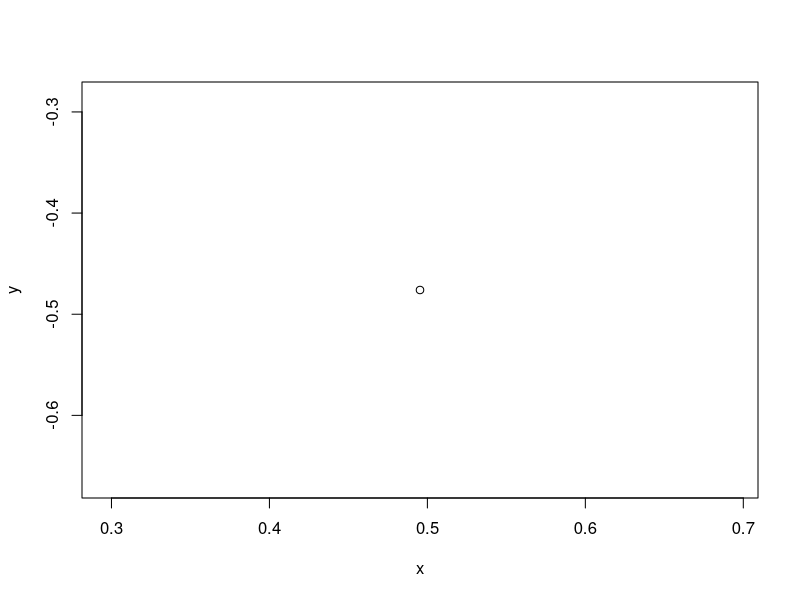
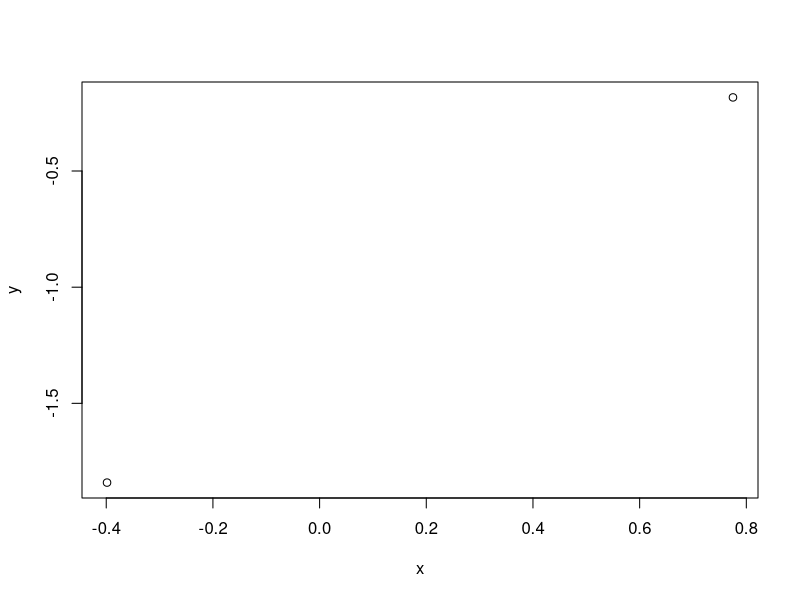
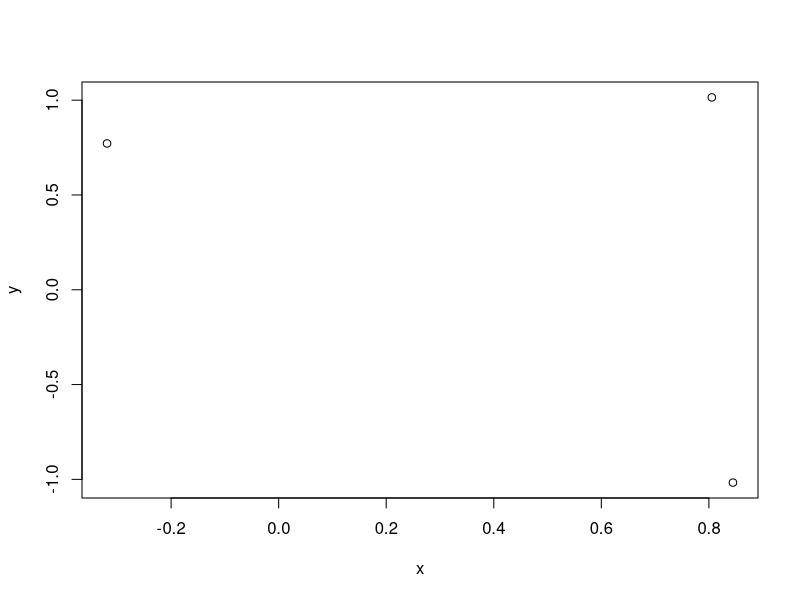
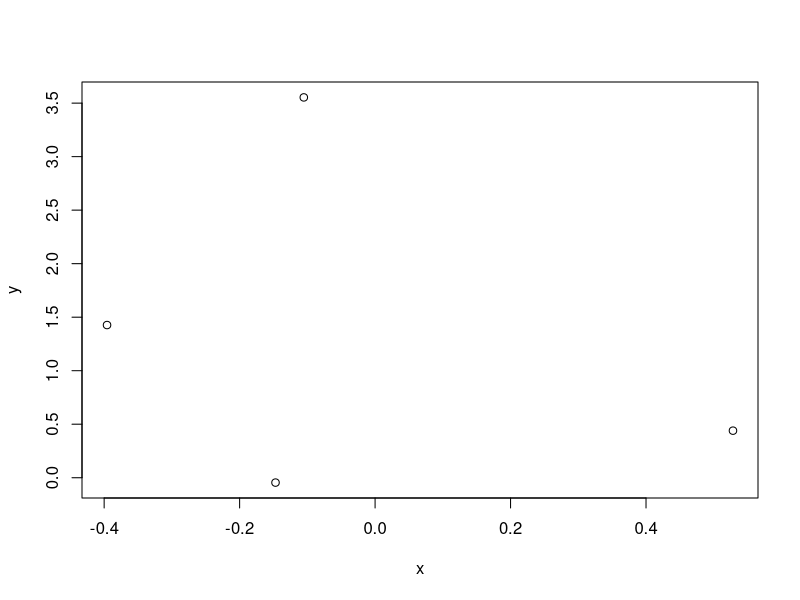
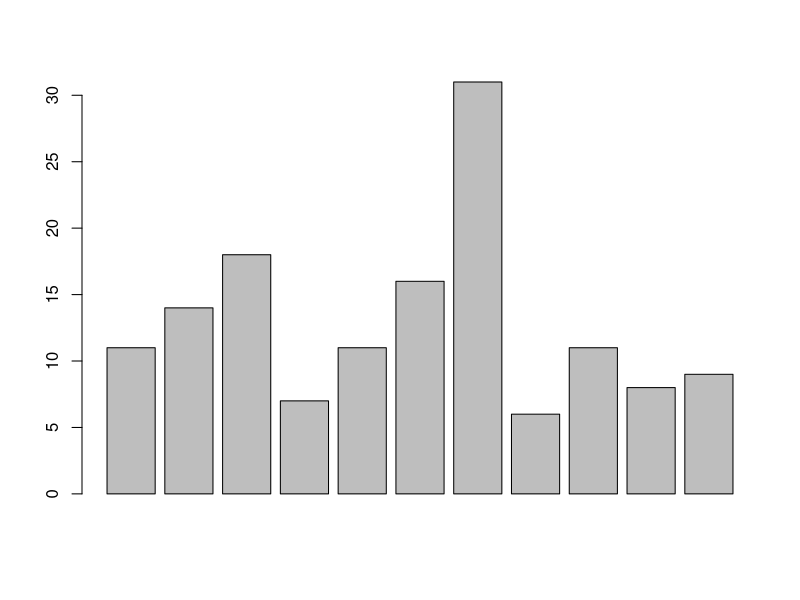
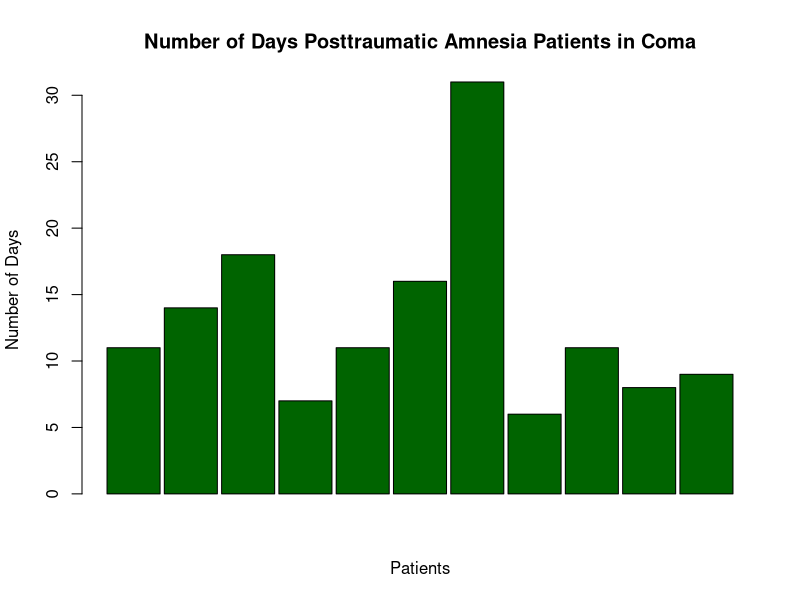
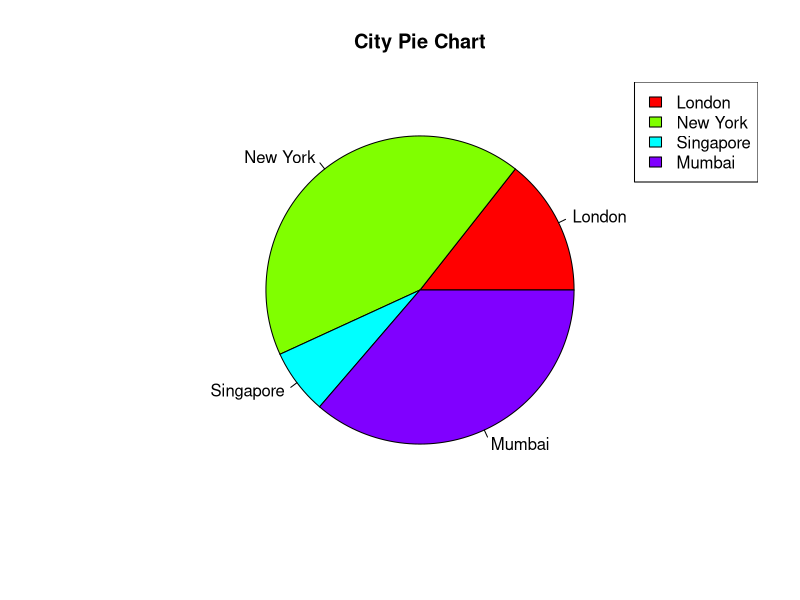
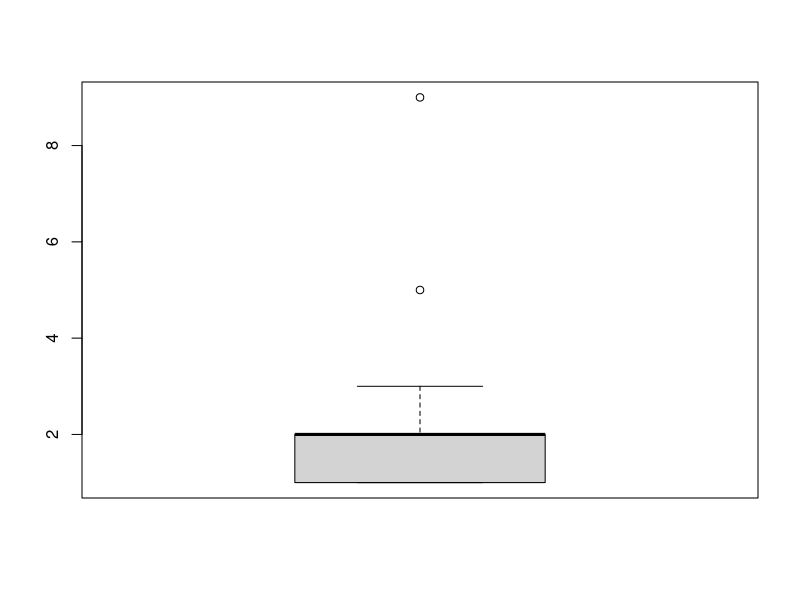

Source code (R) for these figures, in order:
## Exercise (Week3_2)
## To restart R session => Ctrl + Shift + F10

## Specify path to save PDF to
destination = 'D:\\UniKL\\Sem2\\IGB20303-ProbabilityandStatsforIT\\Week3\\Ex2-CH1-2-GraphsAll.pdf'

## File name
pdf(file = destination)

## Save plots to PDF
for (i in 1:4) {
  x=rnorm(i)
  y=rnorm(i)
  plot(x, y)
}

#####

#Q1
comaDays=c(11, 14, 18, 7, 11, 16, 31, 6, 11, 8, 9)

# #construct a table                                              // [CTRL + SHIFT + C] = to comment out
# table(comaDays)                                                 // don't need to construct a table!!

#draw bar chart/barplot
barplot(comaDays)

#design the bar chart
barplot(comaDays, main = "Number of Days Posttraumatic Amnesia Patients in Coma",
        ylab = "Number of Days", xlab = "Patients",
        col = "dark green",
        space = 0.08)

#####


#Q2
slices = c(21, 62, 10, 53)
lbls = c("London", "New York", "Singapore", "Mumbai")               #can also be: labels = c("London", "New York",.)
#draw a pie chart + design
pie(slices, labels = lbls, main = "City Pie Chart",
    col=rainbow(length(lbls)))
#add legend
legend("topright", c(lbls), fill = rainbow(length(lbls)))           #cex => to adjust the size of the legend, eg. "cex = 0.4"


#####


#Q3
statsStudents1=c(59, 60, 61, 62, 62, 63, 63, 64, 64, 64, 65,65, 65, 65, 65, 
                 65, 65, 65, 65, 66, 66, 67, 67, 68, 68, 69, 70, 70, 70, 70,
                 70, 71, 71, 72,72, 73, 74, 74, 75, 77)
#construct a table
table(statsStudents1)
#draw a box plot
boxplot(table(statsStudents1))                              # actually not necessary!
#change colour of box to blue
boxplot(statsStudents1, ylab = "Height", xlab = "Students",
        main = "Height vs Number of students", col = "light blue")

#if box plot for >1 data -- example:
#box plot 1
height = c(59, 60, 61, 62, 62, 63, 63, 64, 64, 64, 65,65, 65, 65, 65, 
         65, 65, 65, 65, 66, 66, 67, 67, 68, 68, 69, 70, 70, 70, 70,
         70, 71, 71, 72,72, 73, 74, 74, 75, 77)

#box plot 2
data = c(60, 60, 65, 62, 62, 63, 63, 64, 64, 64, 65, 65, 65, 65, 65,
         65, 65, 65, 65, 66, 66, 67, 67, 68, 68, 69, 70, 71, 71, 70,
         70, 71, 71, 72, 72, 73, 78, 74, 75, 77)

#draw the two box plots
boxplot(height, data)

#change color of box plots
boxplot(height, data, col = c("blue", "green"))


#####


#Q4
statsStudents2=c(59, 60, 61, 62, 62, 63, 63, 64, 64, 64, 65,65, 65, 65, 65, 
                 65, 65, 65, 65, 66, 66, 67, 67, 68, 68, 69, 70, 70, 70, 70,
                 70, 71, 71, 72,72, 73, 74, 74, 75, 77)
#construct a table -- don't need to actually! just straight to plot, ie. plot(statsStudents2)
table(statsStudents2)
#draw a scatter plot
plot(statsStudents2)
#design the scatter plot
plot(statsStudents2, ylab = "Marks", xlab = "Students",
     pch = 8, cex = 1.5, col = c("blue", "green"),
     main = "Marks vs Students")

#Notes on scatter plot design
## pch : point shapes/plot symbols
## col : color (code or name) to use for the points
## bg : the background (or fill) color for the open plot symbols. It can be used only when pch = 21:25.
## cex : the size of pch symbols
## lwd : the line width for the plotting symbols


## Turn off PDF plotting and save the file
dev.off()
